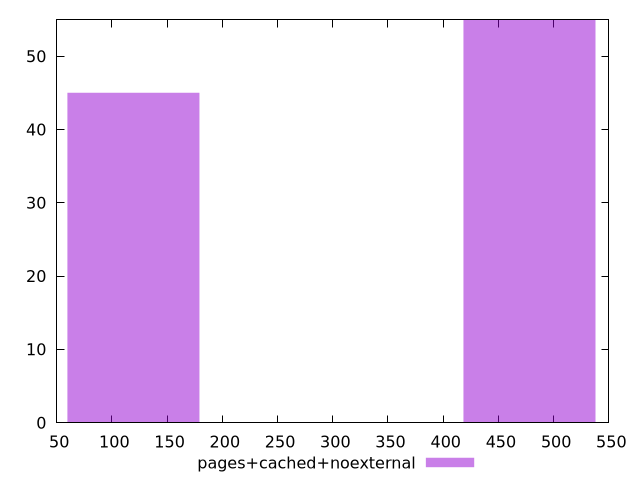

Source code (gnuplot):
$_pagesCachedNoexternal <<EOF
478.1067767077906 55
119.52669417694764 45
EOF
set key outside below
set terminal pngcairo
set output "report_00005_2020-11-02T22-26-11.212Z/render-blocking-resources/pages+cached+noexternal//raw_hist.png"
set yrange [0:55]
set boxwidth 119.52669417694764
set style fill transparent solid 0.5 noborder
plot $_pagesCachedNoexternal title "pages+cached+noexternal" with boxes ,
